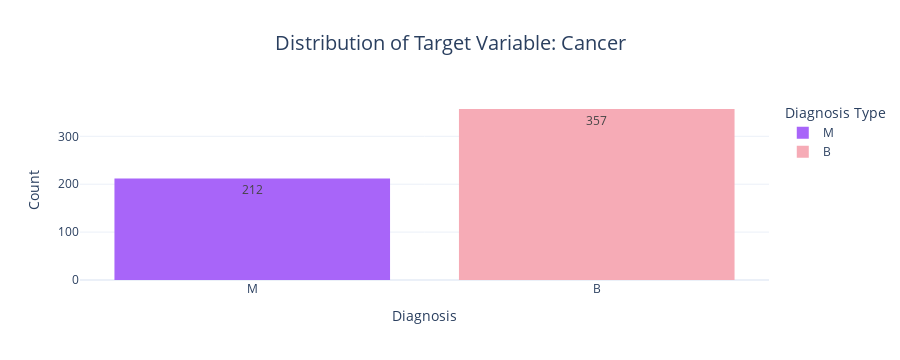

The code cell stored with this chart in its notebook:
### Code cell
# Plotting Histograms of other predictors
fig = px.histogram(
    data_frame=df, 
    x='diagnosis', 
    color='diagnosis',
    color_discrete_sequence=['#A865f9','#f6abb6'],
    title="Distribution of Target Variable: Cancer",  # Custom title for the plot
    labels={"diagnosis": "Diagnosis Type"},  # Custom label for the x-axis
    text_auto=True  # Display the count over the bars
)

fig.update_layout(
    title_font_size=20,  # Adjust the title font size
    title_x=0.5,  # Center the title
    xaxis_title="Diagnosis",  # Custom title for x-axis
    yaxis_title="Count",  # Custom title for y-axis
    template="plotly_white",  # Set a template for the plot
    plot_bgcolor='rgba(0,0,0,0)',  # Transparent plot background
    paper_bgcolor='rgba(0,0,0,0)'  # Transparent overall background
)

fig.show()

### Figure 1 — Plotly figure (JSON) as saved in the notebook; plotly's stock layout.template omitted (floating-point values rounded to 4 significant figures; data arrays with more than 128 entries replaced by an {"elided": "..."} marker saying what was removed)
{"data": [{"alignmentgroup": "True", "bingroup": "x", "hovertemplate": "Diagnosis Type=%{x}<br>count=%{y}<extra></extra>", "legendgroup": "M", "marker": {"color": "#A865f9", "pattern": {"shape": ""}}, "name": "M", "offsetgroup": "M", "orientation": "v", "showlegend": true, "texttemplate": "%{value}", "type": "histogram", "x": {"elided": "212 str values"}, "xaxis": "x", "yaxis": "y"}, {"alignmentgroup": "True", "bingroup": "x", "hovertemplate": "Diagnosis Type=%{x}<br>count=%{y}<extra></extra>", "legendgroup": "B", "marker": {"color": "#f6abb6", "pattern": {"shape": ""}}, "name": "B", "offsetgroup": "B", "orientation": "v", "showlegend": true, "texttemplate": "%{value}", "type": "histogram", "x": {"elided": "357 str values"}, "xaxis": "x", "yaxis": "y"}], "layout": {"barmode": "relative", "height": 360, "legend": {"title": {"text": "Diagnosis Type"}, "tracegroupgap": 0}, "paper_bgcolor": "rgba(0, 0, 0, 0)", "plot_bgcolor": "rgba(0, 0, 0, 0)", "title": {"font": {"size": 20}, "text": "Distribution of Target Variable: Cancer", "x": 0.5}, "xaxis": {"anchor": "y", "autorange": true, "categoryarray": ["M", "B"], "categoryorder": "array", "domain": [0, 1], "range": [-0.5, 1.5], "title": {"text": "Diagnosis"}, "type": "category"}, "yaxis": {"anchor": "x", "autorange": true, "domain": [0, 1], "range": [0, 375.8], "title": {"text": "Count"}}}}
